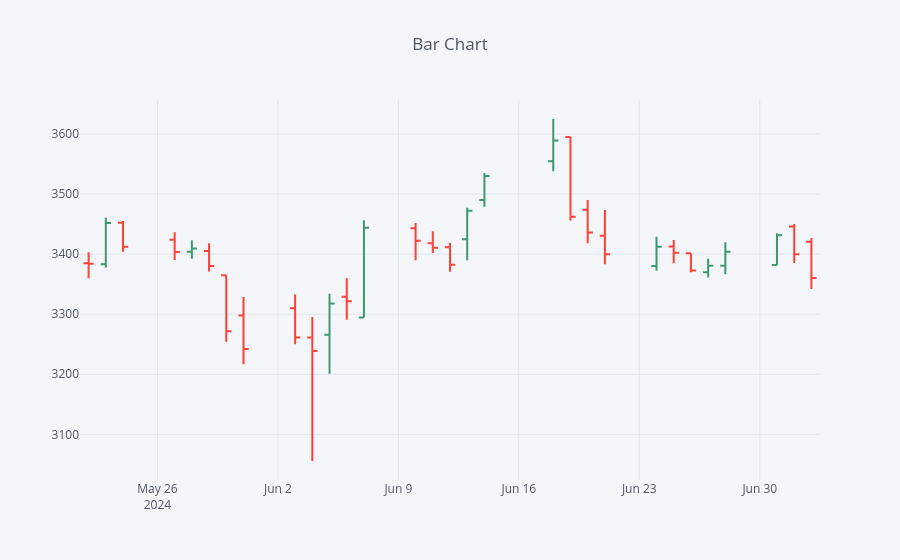

Notebook cell for this chart:
### Markdown cell above
## Plotting OHLC Data
Next, we'll plot the time series data in ohlc format.

### Code cell
df[-30:].iplot(kind='ohlc', title='Bar Chart')

### Figure 1 — Plotly figure (JSON) as saved in the notebook; plotly's stock layout.template omitted (floating-point values rounded to 4 significant figures)
{"data": [{"close": [3384.0, 3452.0, 3412.0, 3403.0, 3409.0, 3380.0, 3272.0, 3242.0, 3261.0, 3239.0, 3318.0, 3322.0, 3444.0, 3422.0, 3411.0, 3382.0, 3472.0, 3530.0, 3589, 3462.0, 3436.0, 3400.0, 3412.0, 3402.0, 3373.0, 3381.0, 3404.0, 3431.0, 3400.0, 3360.0], "high": [3403.0, 3460.0, 3455.0, 3436.0, 3423, 3418, 3365, 3329.0, 3333.0, 3295.0, 3334, 3360, 3457.0, 3452, 3438.0, 3419.0, 3477.0, 3535, 3625, 3595, 3490, 3474.0, 3429, 3423.0, 3402.0, 3392.0, 3420.0, 3435, 3450, 3427.0], "low": [3360, 3378.0, 3404.0, 3390.0, 3392.0, 3371.0, 3254, 3217.0, 3250, 3056.0, 3201.0, 3291.0, 3294.0, 3390, 3402.0, 3371.0, 3390, 3479, 3538, 3456, 3418.0, 3383.0, 3372.0, 3385.0, 3370, 3361.0, 3366.0, 3382.0, 3385.0, 3342.0], "open": [3385.0, 3383, 3452.0, 3424.0, 3404, 3405.0, 3365, 3298, 3310, 3261.0, 3266, 3329, 3294.0, 3443, 3418.0, 3411.0, 3425.0, 3490, 3555.0, 3595, 3474, 3431.0, 3380.0, 3413.0, 3402.0, 3370, 3381.0, 3382, 3446, 3421.0], "showlegend": false, "type": "ohlc", "x": ["2024-05-22", "2024-05-23", "2024-05-24", "2024-05-27", "2024-05-28", "2024-05-29", "2024-05-30", "2024-05-31", "2024-06-03", "2024-06-04", "2024-06-05", "2024-06-06", "2024-06-07", "2024-06-10", "2024-06-11", "2024-06-12", "2024-06-13", "2024-06-14", "2024-06-18", "2024-06-19", "2024-06-20", "2024-06-21", "2024-06-24", "2024-06-25", "2024-06-26", "2024-06-27", "2024-06-28", "2024-07-01", "2024-07-02", "2024-07-03"], "yaxis": "y2"}], "layout": {"autosize": true, "legend": {"bgcolor": "#F5F6F9", "font": {"color": "#4D5663"}}, "paper_bgcolor": "#F5F6F9", "plot_bgcolor": "#F5F6F9", "title": {"font": {"color": "#4D5663"}, "text": "Bar Chart", "x": 0.5}, "xaxis": {"autorange": true, "gridcolor": "#E1E5ED", "range": ["2024-05-21 12:00", "2024-07-03 12:00"], "rangeslider": {"visible": false, "yaxis2": {}}, "showgrid": true, "tickfont": {"color": "#4D5663"}, "title": {"font": {"color": "#4D5663"}, "text": ""}, "type": "date", "zerolinecolor": "#E1E5ED"}, "yaxis": {"gridcolor": "#E1E5ED", "showgrid": true, "showticklabels": false, "tickfont": {"color": "#4D5663"}, "title": {"font": {"color": "#4D5663"}, "text": ""}, "zerolinecolor": "#E1E5ED"}, "yaxis2": {"autorange": true, "gridcolor": "#E1E5ED", "range": [3024.0, 3657.0], "showgrid": true, "tickfont": {"color": "#4D5663"}, "title": {"font": {"color": "#4D5663"}, "text": ""}, "zerolinecolor": "#E1E5ED"}}}
